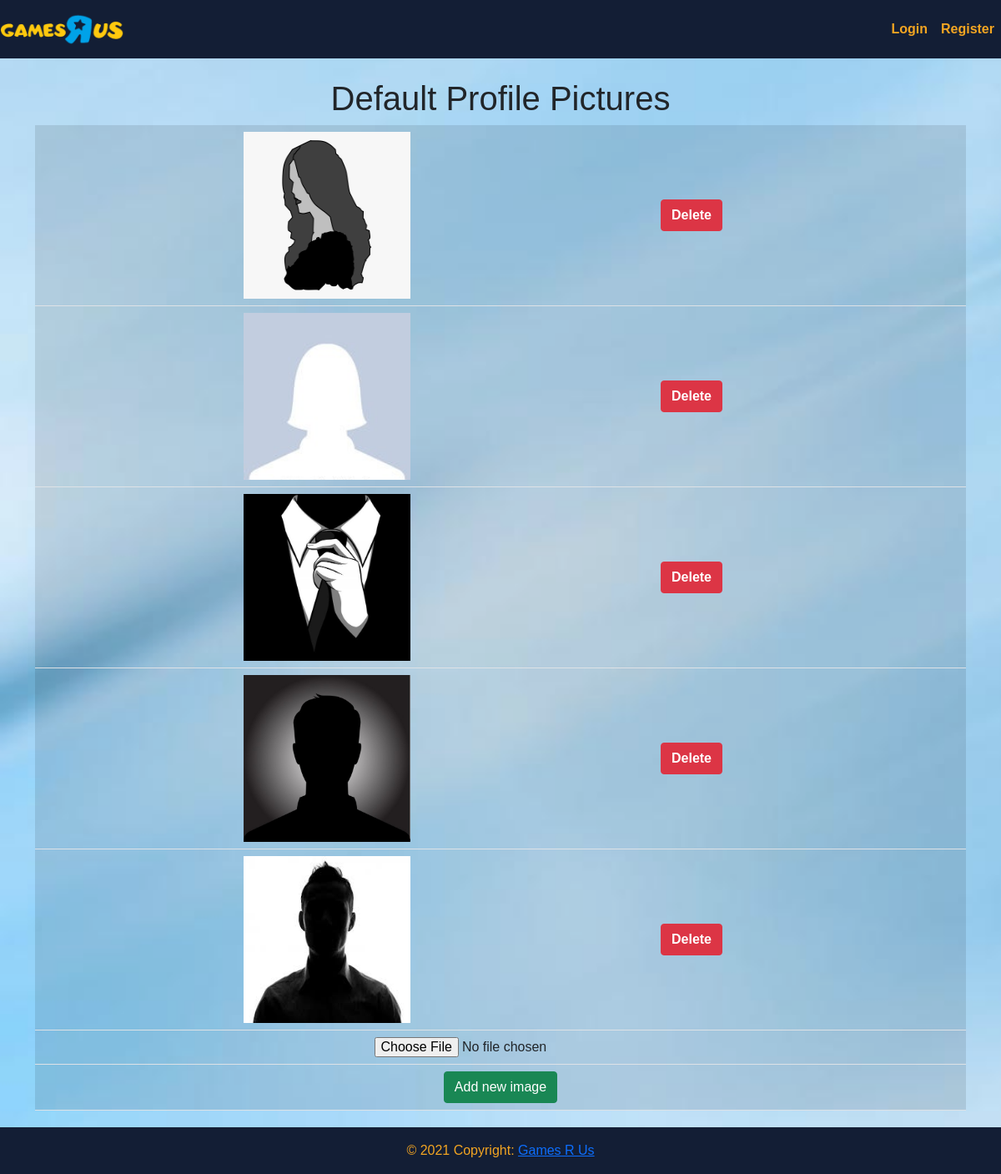
The page /manageprofileimages.php on the database its author committed.
### tables this page shows
CREATE TABLE `profileimage` (
  `id` int(11) NOT NULL,
  `image` text NOT NULL
);

### manageprofileimages.php (the view, shortened to what this page needs)
<?php
include 'scripts.php';
include 'navbar.php';
?>
<body style="background-image: url('bg_blue.jpg');" class="bgTTT">
<div class="container" style="padding-bottom:5%; padding-top:2%">
    <h1 class="text-center">Default Profile Pictures</h1>
    <table class="table table-active">
        <tbody>
            <?php
            $db = mysqli_connect('localhost', 'root', '14751127', 'computacaonuvem');
            $sql = "SELECT * FROM profileimage";
            if ($result = $db->query($sql)) {
                while ($row = $result->fetch_assoc()) {
            ?>
                    <tr>
                        <td class="img_profileChange" style="padding-left: 250px"><img src="<?= $row["image"] ?>" class="img_profileChange" style="height:200px"></td>
                        <td class="align-middle text-center">
                            <form action="manageprofileimages.php" method="post">
                                <input type="submit" name="deleteProfileImage" id="deleteProfileImage" class="btn btn-danger" value="Delete" onclick="del()" style="font-weight: bold">
                            </form>
                        </td>
                    </tr>
                <?php
                }
            }
                ?>
            <form action="manageprofileimages.php" method="post" enctype="multipart/form-data">
            <tr>
                <td colspan="3" class="align-middle text-center">
                    <input type="file" id="image" name="image" accept="image/png, image/jpeg">
                </td>
            </tr>
            <tr>
                <td colspan="3" class="align-middle text-center" >
                    <input type="submit" name="addProfileImage" id="addProfileImage" class="btn btn-success" value="Add new image">
                </td>
            </tr>
            </form>
        </tbody>
    </table>
</div>
<?php
include 'footer.php';
?>

### css/style.css (style rules this page uses)
.img_profileChange { width: 200px !important; height: 200px !important; }
* { margin: 0; padding: 0; box-sizing: border-box; font-family: 'Poppins', sans-serif; }
.bgTTT { background-repeat:no-repeat; background-size: cover; }

### rows shown on the page
profileimage: image (placeholder picture)
profileimage: image (placeholder picture)
profileimage: image (placeholder picture)
profileimage: image (placeholder picture)
profileimage: image (picture)
